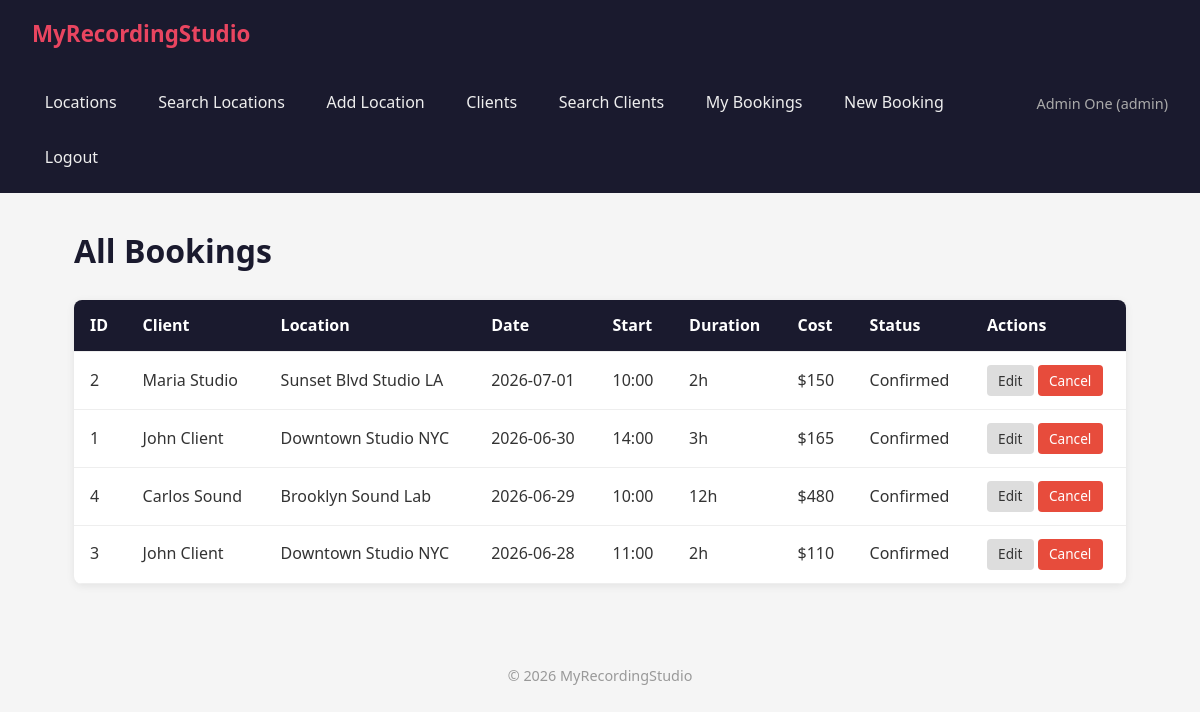
The app's page /pages/bookings/list.php (signed in) with its own data.
### tables this page shows
CREATE TABLE IF NOT EXISTS bookings (
    id INT AUTO_INCREMENT PRIMARY KEY,
    user_id INT NOT NULL,
    location_id INT NOT NULL,
    booking_date DATE NOT NULL,
    start_time VARCHAR(8) NOT NULL,
    duration INT NOT NULL,
    status VARCHAR(10) NOT NULL,
    created_at TIMESTAMP DEFAULT CURRENT_TIMESTAMP,
    FOREIGN KEY (user_id) REFERENCES users(id),
    FOREIGN KEY (location_id) REFERENCES locations(id)
);

CREATE TABLE IF NOT EXISTS users (
    id INT AUTO_INCREMENT PRIMARY KEY,
    name VARCHAR(100) NOT NULL,
    phone VARCHAR(20) NOT NULL,
    email VARCHAR(150) NOT NULL UNIQUE,
    password VARCHAR(255) NOT NULL,
    type VARCHAR(10) NOT NULL,
    created_at TIMESTAMP DEFAULT CURRENT_TIMESTAMP
);

CREATE TABLE IF NOT EXISTS locations (
    id INT AUTO_INCREMENT PRIMARY KEY,
    description VARCHAR(255) NOT NULL,
    num_studios INT NOT NULL,
    cost_per_hour DECIMAL(10, 2) NOT NULL,
    created_at TIMESTAMP DEFAULT CURRENT_TIMESTAMP
);

### includes/auth.php (called while the page is built, shortened)
<?php
function isAdmin(): bool
{
    return isset($_SESSION['user_type']) && $_SESSION['user_type'] === 'admin';
}

### classes/Booking.php (called while the page is built, shortened)
<?php
class Booking
{
    private $db;
    public function __construct($conn)
    {
        $this->db = $conn;
    }
    public function getAllBookings(): array
    {
        $result = $this->db->query(
            "SELECT b.*, l.description AS location_name, l.cost_per_hour, u.name AS client_name
             FROM bookings b
             INNER JOIN locations l ON b.location_id = l.id
             INNER JOIN users u ON b.user_id = u.id
             ORDER BY b.booking_date DESC, b.start_time DESC"
        );
        return $result->fetch_all(MYSQLI_ASSOC);
    }
}

### pages/bookings/list.php (the view, shortened to what this page needs)
<?php
require_once __DIR__ . '/../../includes/auth.php';
require_once __DIR__ . '/../../config/database.php';
require_once __DIR__ . '/../../classes/Booking.php';
$bookingObj = new Booking($conn);
if (isAdmin()) {
    $bookings = $bookingObj->getAllBookings();
    $title = 'All Bookings';
} else {
    $bookings = $bookingObj->getUpcomingByUser(currentUserId());
    $title = 'My Current & Future Bookings';
}
require_once __DIR__ . '/../../includes/header.php';
?>
<h1><?= $title ?></h1>
<?php if (empty($bookings)): ?>
    <p>No bookings found.</p>
<?php else: ?>
    <table class="table">
        <thead>
            <tr>
                <th>ID</th>
                <?php if (isAdmin()): ?><th>Client</th><?php endif; ?>
                <th>Location</th>
                <th>Date</th>
                <th>Start</th>
                <th>Duration</th>
                <th>Cost</th>
                <th>Status</th>
                <th>Actions</th>
            </tr>
        </thead>
        <tbody>
            <?php foreach ($bookings as $b): ?>
                <tr>
                    <td><?= $b['id'] ?></td>
                    <?php if (isAdmin()): ?><td><?= htmlspecialchars($b['client_name'] ?? '') ?></td><?php endif; ?>
                    <td><?= htmlspecialchars($b['location_name']) ?></td>
                    <td><?= $b['booking_date'] ?></td>
                    <td><?= substr($b['start_time'], 0, 5) ?></td>
                    <td><?= $b['duration'] ?>h</td>
                    <td>$<?= $b['cost_per_hour'] * $b['duration'] ?></td>
                    <td><?= ucfirst($b['status']) ?></td>
                    <td>
                        <?php if ($b['status'] === 'confirmed'): ?>
                            <a href="/pages/bookings/edit.php?id=<?= $b['id'] ?>" class="btn btn-small">Edit</a>
                            <a href="/pages/bookings/cancel.php?id=<?= $b['id'] ?>" class="btn btn-small btn-danger">Cancel</a>
                        <?php endif; ?>
                    </td>
                </tr>
            <?php endforeach; ?>
        </tbody>
    </table>
<?php endif; ?>
<?php require_once __DIR__ . '/../../includes/footer.php'; ?>

### includes/header.php (shortened to what this page needs)
<!DOCTYPE html>
<html lang="en">
<head>
    <link rel="stylesheet" href="/assets/css/style.css">
</head>
<body>
<nav class="navbar">
    <a href="/index.php" class="navbar-brand">MyRecordingStudio</a>
    <div class="navbar-links">
        <?php if (isset($_SESSION['user_id'])): ?>
            <a href="/pages/locations/list.php">Locations</a>
            <a href="/pages/locations/search.php">Search Locations</a>
            <?php if ($_SESSION['user_type'] === 'admin'): ?>
                <a href="/pages/locations/create.php">Add Location</a>
                <a href="/pages/clients/list.php">Clients</a>
                <a href="/pages/clients/search.php">Search Clients</a>
            <?php endif; ?>
            <a href="/pages/bookings/list.php">My Bookings</a>
            <a href="/pages/bookings/create.php">New Booking</a>
            <span class="navbar-user"><?= htmlspecialchars($_SESSION['user_name']) ?> (<?= $_SESSION['user_type'] ?>)</span>
            <a href="/pages/auth/logout.php">Logout</a>
        <?php else: ?>
            <a href="/pages/auth/login.php">Login</a>
            <a href="/pages/auth/register.php">Register</a>
        <?php endif; ?>
    </div>
</nav>
<main class="container">

### includes/footer.php
</main>
<footer class="footer">
    <p>&copy; <?= date('Y') ?> MyRecordingStudio</p>
</footer>
</body>
</html>

### assets/css/style.css (style rules this page uses)
* { margin: 0; padding: 0; box-sizing: border-box; }
body { font-family: 'Segoe UI', Tahoma, Geneva, Verdana, sans-serif; background: #f5f5f5; color: #333; line-height: 1.6; }
.navbar { background: #1a1a2e; padding: 1rem 2rem; display: flex; align-items: center; gap: 2rem; flex-wrap: wrap; }
.navbar-brand { color: #e94560; font-size: 1.4rem; font-weight: bold; text-decoration: none; }
.navbar-links { display: flex; align-items: center; gap: 1rem; flex-wrap: wrap; }
.navbar-links a { color: #eee; text-decoration: none; padding: 0.4rem 0.8rem; border-radius: 4px; transition: background 0.2s; }
.navbar-user { color: #aaa; font-size: 0.9rem; margin-left: auto; }
.container { max-width: 1100px; margin: 2rem auto; padding: 0 1.5rem; }
h1 { margin-bottom: 1.5rem; color: #1a1a2e; }
.btn { display: inline-block; padding: 0.6rem 1.2rem; border: none; border-radius: 4px; cursor: pointer; text-decoration: none; font-size: 0.95rem; background: #ddd; color: #333; transition: background 0.2s; }
.btn-danger { background: #e74c3c; color: #fff; }
.btn-small { padding: 0.3rem 0.7rem; font-size: 0.85rem; }
.table { width: 100%; border-collapse: collapse; background: #fff; border-radius: 8px; overflow: hidden; box-shadow: 0 2px 8px rgba(0, 0, 0, 0.08); }
.table th, .table td { padding: 0.8rem 1rem; text-align: left; border-bottom: 1px solid #eee; }
.table th { background: #1a1a2e; color: #fff; font-weight: 600; }
.footer { text-align: center; padding: 2rem; color: #999; font-size: 0.9rem; margin-top: 3rem; }

### records on screen
bookings: id "2", user.name "Maria Studio", location.description "Sunset Blvd Studio LA", booking_date "2026-07-01", start_time "10:00", duration "2", $b['cost_per_hour'] * $b['duration'] "150", status "Confirmed"
bookings: id "1", user.name "John Client", location.description "Downtown Studio NYC", booking_date "2026-06-30", start_time "14:00", duration "3", $b['cost_per_hour'] * $b['duration'] "165", status "Confirmed"
bookings: id "4", user.name "Carlos Sound", location.description "Brooklyn Sound Lab", booking_date "2026-06-29", start_time "10:00", duration "12", $b['cost_per_hour'] * $b['duration'] "480", status "Confirmed"
bookings: id "3", user.name "John Client", location.description "Downtown Studio NYC", booking_date "2026-06-28", start_time "11:00", duration "2", $b['cost_per_hour'] * $b['duration'] "110", status "Confirmed"

### other values on screen
$_SESSION['user_name'] "Admin One"
$_SESSION['user_type'] "admin"
$title "All Bookings"
